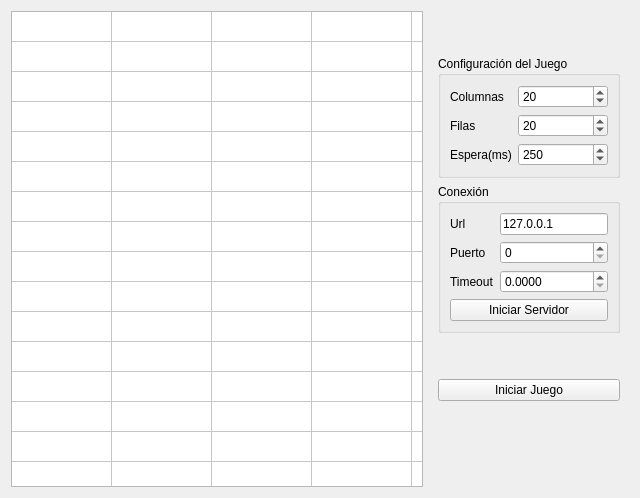
<?xml version="1.0" encoding="UTF-8"?>
<ui version="4.0">
 <class>Servidor</class>
 <widget class="QWidget" name="Servidor">
  <property name="geometry">
   <rect>
    <x>0</x>
    <y>0</y>
    <width>640</width>
    <height>498</height>
   </rect>
  </property>
  <property name="windowTitle">
   <string>Servidor</string>
  </property>
  <layout class="QHBoxLayout" name="horizontalLayout">
   <property name="sizeConstraint">
    <enum>QLayout::SetDefaultConstraint</enum>
   </property>
   <item>
    <widget class="QTableWidget" name="tableWidget">
     <property name="sizePolicy">
      <sizepolicy hsizetype="Expanding" vsizetype="Expanding">
       <horstretch>0</horstretch>
       <verstretch>0</verstretch>
      </sizepolicy>
     </property>
     <property name="verticalScrollBarPolicy">
      <enum>Qt::ScrollBarAlwaysOff</enum>
     </property>
     <property name="horizontalScrollBarPolicy">
      <enum>Qt::ScrollBarAlwaysOff</enum>
     </property>
     <property name="autoScroll">
      <bool>true</bool>
     </property>
     <attribute name="horizontalHeaderVisible">
      <bool>false</bool>
     </attribute>
     <attribute name="horizontalHeaderMinimumSectionSize">
      <number>1</number>
     </attribute>
     <attribute name="verticalHeaderVisible">
      <bool>false</bool>
     </attribute>
     <attribute name="verticalHeaderMinimumSectionSize">
      <number>1</number>
     </attribute>
     <row>
      <property name="text">
       <string>New Row</string>
      </property>
     </row>
     <row>
      <property name="text">
       <string>New Row</string>
      </property>
     </row>
     <row>
      <property name="text">
       <string>New Row</string>
      </property>
     </row>
     <row>
      <property name="text">
       <string>New Row</string>
      </property>
     </row>
     <row>
      <property name="text">
       <string>New Row</string>
      </property>
     </row>
     <row>
      <property name="text">
       <string>New Row</string>
      </property>
     </row>
     <row>
      <property name="text">
       <string>New Row</string>
      </property>
     </row>
     <row>
      <property name="text">
       <string>New Row</string>
      </property>
     </row>
     <row>
      <property name="text">
       <string>New Row</string>
      </property>
     </row>
     <row>
      <property name="text">
       <string>New Row</string>
      </property>
     </row>
     <row>
      <property name="text">
       <string>New Row</string>
      </property>
     </row>
     <row>
      <property name="text">
       <string>New Row</string>
      </property>
     </row>
     <row>
      <property name="text">
       <string>New Row</string>
      </property>
     </row>
     <row>
      <property name="text">
       <string>New Row</string>
      </property>
     </row>
     <row>
      <property name="text">
       <string>New Row</string>
      </property>
     </row>
     <row>
      <property name="text">
       <string>New Row</string>
      </property>
     </row>
     <row>
      <property name="text">
       <string>New Row</string>
      </property>
     </row>
     <row>
      <property name="text">
       <string>New Row</string>
      </property>
     </row>
     <row>
      <property name="text">
       <string>New Row</string>
      </property>
     </row>
     <row>
      <property name="text">
       <string>New Row</string>
      </property>
     </row>
     <column>
      <property name="text">
       <string>New Column</string>
      </property>
     </column>
     <column>
      <property name="text">
       <string>New Column</string>
      </property>
     </column>
     <column>
      <property name="text">
       <string>New Column</string>
      </property>
     </column>
     <column>
      <property name="text">
       <string>New Column</string>
      </property>
     </column>
     <column>
      <property name="text">
       <string>New Column</string>
      </property>
     </column>
     <column>
      <property name="text">
       <string>New Column</string>
      </property>
     </column>
     <column>
      <property name="text">
       <string>New Column</string>
      </property>
     </column>
     <column>
      <property name="text">
       <string>New Column</string>
      </property>
     </column>
     <column>
      <property name="text">
       <string>New Column</string>
      </property>
     </column>
     <column>
      <property name="text">
       <string>New Column</string>
      </property>
     </column>
     <column>
      <property name="text">
       <string>New Column</string>
      </property>
     </column>
     <column>
      <property name="text">
       <string>New Column</string>
      </property>
     </column>
     <column>
      <property name="text">
       <string>New Column</string>
      </property>
     </column>
     <column>
      <property name="text">
       <string>New Column</string>
      </property>
     </column>
     <column>
      <property name="text">
       <string>New Column</string>
      </property>
     </column>
     <column>
      <property name="text">
       <string>New Column</string>
      </property>
     </column>
     <column>
      <property name="text">
       <string>New Column</string>
      </property>
     </column>
     <column>
      <property name="text">
       <string>New Column</string>
      </property>
     </column>
     <column>
      <property name="text">
       <string>New Column</string>
      </property>
     </column>
     <column>
      <property name="text">
       <string>New Column</string>
      </property>
     </column>
    </widget>
   </item>
   <item>
    <widget class="QWidget" name="Contenerdor_opciones" native="true">
     <layout class="QVBoxLayout" name="verticalLayout">
      <property name="sizeConstraint">
       <enum>QLayout::SetFixedSize</enum>
      </property>
      <item>
       <widget class="QGroupBox" name="configuracion_juego">
        <property name="title">
         <string>Configuración del Juego</string>
        </property>
        <layout class="QFormLayout" name="formLayout">
         <property name="fieldGrowthPolicy">
          <enum>QFormLayout::AllNonFixedFieldsGrow</enum>
         </property>
         <item row="0" column="0">
          <widget class="QLabel" name="label_columnas">
           <property name="text">
            <string>Columnas</string>
           </property>
          </widget>
         </item>
         <item row="0" column="1">
          <widget class="QSpinBox" name="spinBox_columnas">
           <property name="minimum">
            <number>1</number>
           </property>
           <property name="maximum">
            <number>100</number>
           </property>
           <property name="value">
            <number>20</number>
           </property>
          </widget>
         </item>
         <item row="1" column="0">
          <widget class="QLabel" name="label_filas">
           <property name="text">
            <string>Filas</string>
           </property>
          </widget>
         </item>
         <item row="1" column="1">
          <widget class="QSpinBox" name="spinBox_filas">
           <property name="minimum">
            <number>1</number>
           </property>
           <property name="maximum">
            <number>100</number>
           </property>
           <property name="value">
            <number>20</number>
           </property>
          </widget>
         </item>
         <item row="2" column="0">
          <widget class="QLabel" name="label_espera">
           <property name="text">
            <string>Espera(ms)</string>
           </property>
          </widget>
         </item>
         <item row="2" column="1">
          <widget class="QSpinBox" name="spinBox_espera">
           <property name="maximum">
            <number>300</number>
           </property>
           <property name="value">
            <number>250</number>
           </property>
          </widget>
         </item>
        </layout>
       </widget>
      </item>
      <item>
       <widget class="QGroupBox" name="groupBox_conexion">
        <property name="title">
         <string>Conexión</string>
        </property>
        <layout class="QGridLayout" name="gridLayout">
         <item row="2" column="1">
          <widget class="QDoubleSpinBox" name="doubleSpinBox_timeout">
           <property name="decimals">
            <number>4</number>
           </property>
          </widget>
         </item>
         <item row="0" column="1">
          <widget class="QLineEdit" name="lineEdit_url">
           <property name="text">
            <string>127.0.0.1</string>
           </property>
          </widget>
         </item>
         <item row="2" column="0">
          <widget class="QLabel" name="label_timeout">
           <property name="text">
            <string>Timeout</string>
           </property>
          </widget>
         </item>
         <item row="0" column="0">
          <widget class="QLabel" name="label_url">
           <property name="text">
            <string>Url</string>
           </property>
          </widget>
         </item>
         <item row="1" column="0">
          <widget class="QLabel" name="label_puerto">
           <property name="text">
            <string>Puerto</string>
           </property>
          </widget>
         </item>
         <item row="1" column="1">
          <widget class="QSpinBox" name="spinBox_puerto"/>
         </item>
         <item row="3" column="0" colspan="2">
          <widget class="QPushButton" name="pushButton_iniciar_servidor">
           <property name="text">
            <string>Iniciar Servidor</string>
           </property>
          </widget>
         </item>
        </layout>
       </widget>
      </item>
      <item>
       <spacer name="verticalSpacer">
        <property name="orientation">
         <enum>Qt::Vertical</enum>
        </property>
        <property name="sizeHint" stdset="0">
         <size>
          <width>20</width>
          <height>40</height>
         </size>
        </property>
       </spacer>
      </item>
      <item>
       <widget class="QPushButton" name="pushButton_iniciar_juego">
        <property name="text">
         <string>Iniciar Juego</string>
        </property>
       </widget>
      </item>
      <item>
       <spacer name="verticalSpacer_2">
        <property name="orientation">
         <enum>Qt::Vertical</enum>
        </property>
        <property name="sizeHint" stdset="0">
         <size>
          <width>20</width>
          <height>40</height>
         </size>
        </property>
       </spacer>
      </item>
     </layout>
    </widget>
   </item>
  </layout>
  <zorder>Contenerdor_opciones</zorder>
  <zorder>tableWidget</zorder>
 </widget>
 <resources/>
 <connections/>
</ui>
